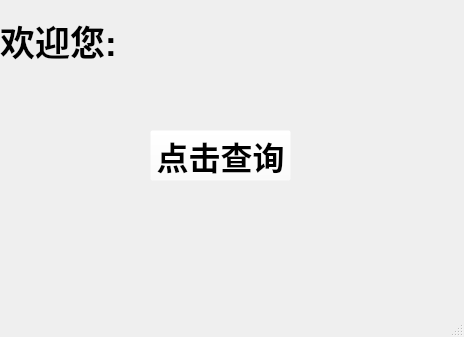
<?xml version="1.0" encoding="UTF-8"?>
<ui version="4.0">
 <class>MainWindow</class>
 <widget class="QMainWindow" name="MainWindow">
  <property name="geometry">
   <rect>
    <x>0</x>
    <y>0</y>
    <width>464</width>
    <height>337</height>
   </rect>
  </property>
  <property name="windowTitle">
   <string>MainWindow</string>
  </property>
  <property name="styleSheet">
   <string notr="true">background-image: url(:/imgs/4.jpg);</string>
  </property>
  <widget class="QWidget" name="centralwidget">
   <widget class="QLabel" name="welcome_label">
    <property name="geometry">
     <rect>
      <x>0</x>
      <y>10</y>
      <width>451</width>
      <height>61</height>
     </rect>
    </property>
    <property name="font">
     <font>
      <family>Arial</family>
      <pointsize>26</pointsize>
      <weight>75</weight>
      <bold>true</bold>
     </font>
    </property>
    <property name="text">
     <string>欢迎您:</string>
    </property>
   </widget>
   <widget class="QPushButton" name="search_btn">
    <property name="geometry">
     <rect>
      <x>150</x>
      <y>130</y>
      <width>141</width>
      <height>51</height>
     </rect>
    </property>
    <property name="font">
     <font>
      <family>Arial</family>
      <pointsize>24</pointsize>
      <weight>75</weight>
      <bold>true</bold>
     </font>
    </property>
    <property name="styleSheet">
     <string notr="true">background-color: rgba(255, 255, 255, 0);</string>
    </property>
    <property name="text">
     <string>点击查询</string>
    </property>
   </widget>
  </widget>
  <widget class="QMenuBar" name="menubar">
   <property name="geometry">
    <rect>
     <x>0</x>
     <y>0</y>
     <width>464</width>
     <height>18</height>
    </rect>
   </property>
  </widget>
  <widget class="QStatusBar" name="statusbar"/>
 </widget>
 <resources>
  <include location="imgs.qrc"/>
 </resources>
 <connections/>
</ui>
